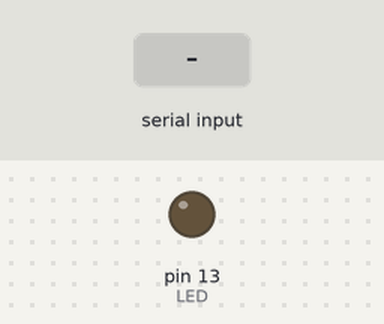
The sketch below on a simulated Arduino Uno, built with avr-gcc and run on an emulated ATmega328P. Shown: output pins drawn as LEDs (lit = HIGH). The test bench sets the inputs (shaded band).

Above: at 1.2 s.
1.3 s: "d" received over Serial
At 1.7 s:
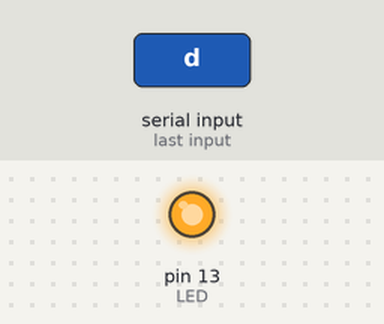
2.8 s: "e" received over Serial
At 4.0 s:
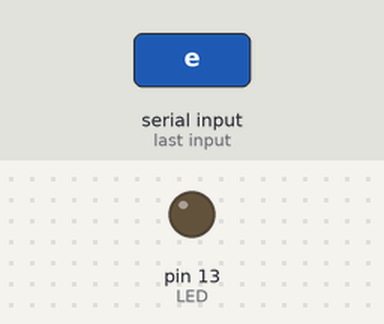
Timing chart, 0 to 5.8 s (numbered marks = the images above; inputs shaded):
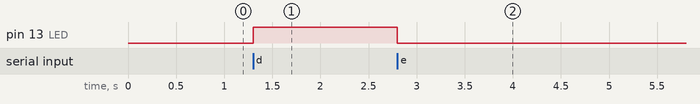

The sketch:

PruebaLED_bluetooth.ino
```cpp
int LED = 13;
char estado;
bool R_state=0;
void setup() {

     pinMode(LED, OUTPUT);
     Serial.begin(9600);

}


void loop() {


    while(Serial.available()>0){
    estado=Serial.read();
    //Decision de accion a realizar
    if(estado=='d')
    {

      digitalWrite(LED, HIGH);
      delay(50);

     }

     if(estado=='e')
    {


      digitalWrite(LED, LOW);
      delay(50);
     }


     }
     }
```

Measured:
- after the input at 1.3 s, pin 13 (LED): LOW → HIGH at once
- after the input at 2.8 s, pin 13 (LED): HIGH → LOW at once
